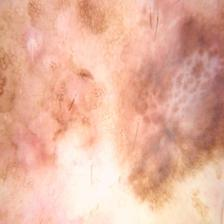
#> input picture data/raw/test/malignant/4.jpg, 224 x 224 px, found by its file name
$ jupyter execute --allow-errors project_resume.ipynb   (shell and % lines are left out)
#> lines starting #> are read from the running program, lines starting #| are printed output that depends on the picture; after the words box and inside, x2 and y2 are one past the last pixel; in counts of white or black regions, pixels touching at a corner belong together
### utils/functions.py
import cv2

def bgr2rgb(img_BGR):
    '''
    Transforma la imagen bgr a rgb.

    Parameters
    ----------
    img_BGR : img

    Return
    ------
    img_RGB : img
    '''
    b,g,r = cv2.split(img_BGR)
    img_RGB = cv2.merge((r,g,b))
    return img_RGB

def eliminar_vello(imagen):
    '''
    Se aplica una máscara para eliminar el vello en la imagen. La función devuelve una `imagen` con las
    mismas dimensiones que la original.

    Parameters
    ----------
    imagen : img

    Output
    ------
    new_img : img

    '''
    #1. Convertir a escala de grises
    img_grayScale = cv2.cvtColor(imagen, cv2.COLOR_BGR2GRAY)
    # Kernel para el filtrado morfológico
    kernel = cv2.getStructuringElement(1,(17,17))
    # Filtrado BlackHat para encontrar los contornos del cabello
    blackhat = cv2.morphologyEx(img_grayScale, cv2.MORPH_BLACKHAT, kernel)
    # Intensificar los contornos del cabello en preparación para el algoritmo de pintura
    ret,thresh2 = cv2.threshold(blackhat,12,255,cv2.THRESH_BINARY)
    # Pintar la imagen original dependiendo de la máscara
    new_img = cv2.inpaint(imagen,thresh2,1,cv2.INPAINT_TELEA)
    return new_img

def mask_fondo(imagen):
    '''
    Función para eliminar el fondo de la imagen.

    Parameters
    ----------
    imagen : img

    Output
    ------
    res : img
    '''
    gray_example = cv2.cvtColor(eliminar_vello(imagen), cv2.COLOR_BGR2GRAY)
    thresh, im_bw = cv2.threshold(gray_example, 120, 255, cv2.THRESH_BINARY | cv2.THRESH_OTSU)
    mask_inv = cv2.bitwise_not(im_bw)
    res = cv2.bitwise_and(imagen,imagen,mask = mask_inv)
    return res

### notebooks/project_resume.ipynb
# Clasificación de lunares cutáneos en imágenes

<a id="init"></a>
<dl>
  <dt><a href="#Intro">1. Introducción</a></dt>
      <dd>Descripción del proyecto</dd>
  <dt><a href="#EDA">2. EDA</a></dt>
      <dd>Análisis de los datos y procesamiento de imágenes</dd>
  <dt><a href="#Modelo">3. Etrenamiento del modelo</a></dt>
      <dd>Entrenamiento del modelo definitivo</dd>
  <dt><a href="#Resultados">4. Resultados</a></dt>
      <dd>Análisis de los resultados obtenidos</dd>
</dl>

<a id="Intro"></a>
<a href="#init"><p style="text-align:right;" href="#init">Volver al índice</p></a>

### 1. Introducción

Este proyecto dará respuesta a un problema de clasificación basado en el aprendizaje supervisado. Las imágenes contienen una etiqueta que indica su malignidad, si la imagen contiene un lunar benigno se le asigna el 0 y si, por el contrario, el lunar es maligno, se le asigna el 1.

Para este proyecto se utilizará un Dataset obtenido de Kaggle: [Skin cancer Malignant vs. Benign](https://www.kaggle.com/datasets/fanconic/skin-cancer-malignant-vs-benign?resource=download). El Dataset contiene un conjunto de datos equilibrados con imágenes de lunares cutáneos benignos y malignos. Todas las imágenes tienen las mismas dimensiones (224 x 224).

Contenido:
- ***Train***: Benignos (1440 registros) y Malignos (1197 registros).
- ***Test***: Benignos (360 registros) y Malignos (300 registros).

*El objetivo es entrenar un modelo de clasificación que permita identificar si los lunares cutáneos de las fotografías son malignos.*

<a id="EDA"></a>
<a href="#init"><p style="text-align:right;" href="#init">Volver al índice</p></a>

### 2. EDA

Librerias

[cell 1]
import os
import cv2
import pandas as pd
import matplotlib.pyplot as plt
import sys

# Importamos todas las librerias de utils
sys.path.append(os.path.realpath('../utils'))
from functions import *

plt.style.use('default')

Muestra del conjunto de imágenes:

[cell 2]
image1 = cv2.imread('../data/raw/train/benign/4.jpg')
#> image1 is the input picture: shape (224, 224, 3); mean B, G, R 159, 180.1, 231.2
image2 = cv2.imread('../data/raw/train/malignant/29.jpg')
image3 = cv2.imread('../data/raw/test/benign/18.jpg')
image4 = cv2.imread('../data/raw/test/malignant/24.jpg')
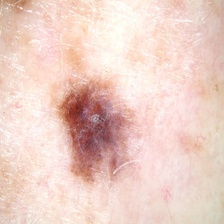
#> input picture data/raw/test/malignant/24.jpg, 224 x 224 px
#> image4 is the input picture: shape (224, 224, 3); mean B, G, R 197.3, 207.4, 236.7

images = [image1,image2,image3,image4]

[cell 3]
rows=2
cols=2
fig=plt.figure()
axes=[]

#> (the rest of this cell did not finish here and is left out)

**Procesamiento de imágenes**

Uno de los problemas que se puede observar a primera vista es la presencia de vellos en algunas imágenes. Esto puede empeorar la clasificación ya que pueden aparecer patrones que no se corresponderían con malignidad.

Por lo tanto, se deberán procesar las imágenes para eliminar la presencia de vellos.

Pasos para eliminar el vello en las imágenes:
1. Transformar la imagen a escala de grises
2. Aplicar la tranformación morfológica Black Hat en escala de grises
3. Crear una máscara para la tarea de decoloración
4. Aplicar el algoritmo de decoloración en la imagen original usando la máscara.

#> (a cell that did not finish here is left out)

[cell 5]
rows = 1
columns = 4
fig = plt.figure()

fig.add_subplot(rows, columns, 1)
#> (the rest of this cell did not finish here and is left out)

Comparación entre la imagen original y la imagen filtrada:

[cell 6]
rows = 1
columns = 2
fig = plt.figure()

fig.add_subplot(rows, columns, 1)
#> (the rest of this cell did not finish here and is left out)

Aplicamos el procesamiento a imágenes con y sin vellos para evaluar su funcionamiento:

[cell 7]
imageA = cv2.imread('../data/raw/train/benign/3.jpg')
imageB = cv2.imread('../data/raw/train/benign/162.jpg')
imageC = cv2.imread('../data/raw/train/benign/201.jpg')
imageD = cv2.imread('../data/raw/train/benign/229.jpg')

[cell 8]
rows = 4
columns = 2
fig = plt.figure()

fig.add_subplot(rows, columns, 1)
#> (the rest of this cell did not finish here and is left out)

Aplicando la función a diferentes imágenes, se puede observar que el vello se remueve de aquellas imágenes que lo necesitan. Dado que la información de las imágenes sin vello se conserva practicamente en su totalidad, se realizará un procesamiento de todas las imágenes aplicando esta función.

Otra de las transformaciones que se aplicará a las imagenes es la segmentación del lunar, para ello se creará una máscara binaria que elimanrá el fondo de la imagen. Esta función se aplicará después de la eliminación del vello.

[cell 9]
gray_example = cv2.cvtColor(eliminar_vello(image1), cv2.COLOR_BGR2GRAY)
#> in eliminar_vello, `ret,thresh2 = cv2.threshold(blackhat,12,255,cv2.THRESH_BINARY)`:
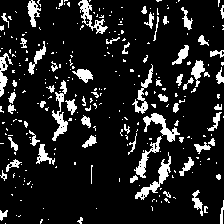
#> thresh2: shape (224, 224); 13% white; 283 white regions (219 under 20 px), largest, box (x1, y1, x2, y2) and area: (135, 152, 171, 200) 379, (52, 80, 68, 141) 357, (143, 113, 180, 142) 347
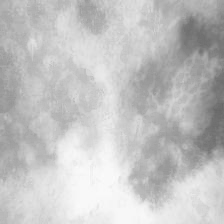
#> gray_example: shape (224, 224); min 103, max 251, mean 194.5
thresh, im_bw = cv2.threshold(gray_example, 120, 255, cv2.THRESH_BINARY | cv2.THRESH_OTSU)
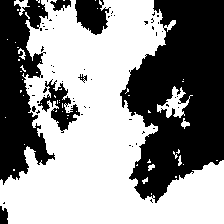
#> im_bw: shape (224, 224); 56.3% white; 62 black regions (55 under 20 px), largest, box (x1, y1, x2, y2) and area: (120, 0, 224, 203) 13771, (0, 0, 55, 185) 5970, (75, 0, 111, 35) 850
#> thresh = 191
mask_inv = cv2.bitwise_not(im_bw)
res = cv2.bitwise_and(image1,image1,mask = mask_inv)

[cell 10]
rows = 1
columns = 3
fig = plt.figure()

fig.add_subplot(rows, columns, 1)
plt.imshow(bgr2rgb(eliminar_vello(image1)))
plt.axis('off')
plt.title('Imagen sin vello')

fig.add_subplot(rows, columns, 2)
plt.imshow(mask_inv,cmap='gray')
plt.axis('off')
plt.title('Máscara')

fig.add_subplot(rows, columns, 3)
plt.imshow(bgr2rgb(res))
#> in bgr2rgb (call 6), `b,g,r = cv2.split(img_BGR)`:
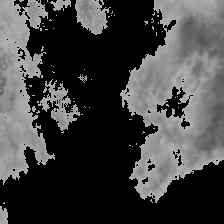
#> g: shape (224, 224); min 0, max 184, mean 64.7
#> in bgr2rgb (call 6), `b,g,r = cv2.split(img_BGR)`:
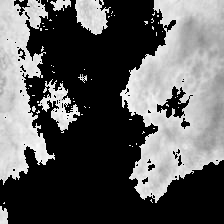
#> r: shape (224, 224); min 0, max 254, mean 91.5
plt.axis('off')
plt.title('Imagen segmentada');

**Datos procesados**

Se crearán 2 dataframes, uno para las imágenes de test y otro para las imágenes de train. También se creará una lista con los valores del target (0 o 1) que se añadirá posteriormente como una columna a cada uno de los dataframes.

Pasos:
* Se leerán las imágenes de cada carpeta y se les aplicará el filtro para eliminar los vellos.
* Se pasarán las imágenes a escala de grises y se redimensionarán. Al ser imágenes de 224 x 224, el resultado final serán 50176 filas para cada imagen.
* Cada imagen se almacenará como una nueva columna. Posteriormente se realizará la matriz transpuesta para convertir las columnas en filas y tener los datos de la imagen en las columnas.

Dimensión final de los dataframes:
* df_train: 2637 x 50176
* df_test: 660 x 50176

[cell 11]
malign_data = '../data/raw/train/malignant'
malign_data2 = '../data/raw/test/malignant'
benign_data = '../data/raw/train/benign'
benign_data2 = '../data/raw/test/benign'

df_test = pd.DataFrame() #Matriz de imágenes
df_train = pd.DataFrame()
y_train_values = []  #Lista con los valores de target
y_test_values = []

count = 0

for img_name in os.listdir(malign_data):
    image = cv2.imread(malign_data+"/"+img_name)
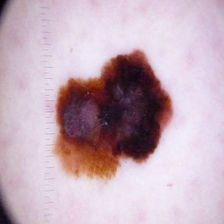
#> input picture data/raw/train/malignant/1018.jpg, 224 x 224 px
#> image is the input picture: shape (224, 224, 3); mean B, G, R 184.5, 172.6, 195.6
    img_gray = cv2.cvtColor(mask_fondo(image), cv2.COLOR_BGR2GRAY)
#> in eliminar_vello (call 3), `ret,thresh2 = cv2.threshold(blackhat,12,255,cv2.THRESH_BINARY)`: thresh2: shape (224, 224); 5.1% white; 210 white regions (191 under 20 px), largest, box (x1, y1, x2, y2) and area: (59, 98, 101, 152) 406, (0, 173, 8, 220) 251, (0, 0, 8, 36) 202
#> in mask_fondo, `thresh, im_bw = cv2.threshold(gray_example, 120, 255, cv2.THRESH_BINAR..`:
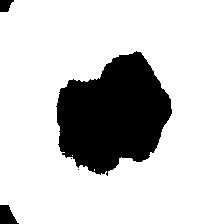
#> im_bw: shape (224, 224); 79.8% white; 5 black regions (2 under 20 px), largest, box (x1, y1, x2, y2) and area: (56, 51, 172, 176) 9758, (0, 205, 19, 224) 249, (0, 0, 14, 12) 127
#> in mask_fondo, `thresh, im_bw = cv2.threshold(gray_example, 120, 255, cv2.THRESH_BINAR..`: thresh = 135
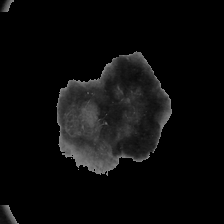
#> img_gray: shape (224, 224); min 0, max 165, mean 11.2
    img_one_column_arr = img_gray.reshape((image.shape[0]*image.shape[1]),1)  # (224*224, 1) = (50176, 1)
    df_train[str(count)] = img_one_column_arr[:,0]
    y_train_values.append(1) # 1 = Maligno
    count += 1
#> pass 2 of the loop `for img_name in os.listdir(malign_data):`:
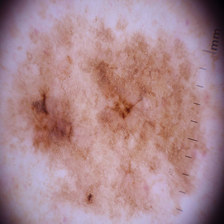
#> input picture data/raw/train/malignant/1021.jpg, 224 x 224 px
#> image is the input picture: shape (224, 224, 3); mean B, G, R 142.3, 135.9, 170.8
#> thresh2: shape (224, 224); 17.1% white; 438 white regions (373 under 20 px), largest, box (x1, y1, x2, y2) and area: (217, 57, 224, 209) 850, (88, 58, 135, 121) 634, (43, 121, 91, 160) 352
#> in mask_fondo (call 2), `thresh, im_bw = cv2.threshold(gray_example, 120, 255, cv2.THRESH_BINAR..`:
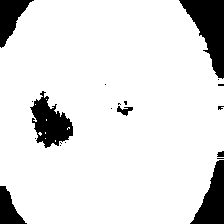
#> im_bw: shape (224, 224); 88.4% white; 20 black regions (13 under 20 px), largest, box (x1, y1, x2, y2) and area: (179, 0, 224, 79) 1784, (30, 91, 73, 148) 1310, (190, 160, 224, 224) 1162
#> in mask_fondo (call 2), `thresh, im_bw = cv2.threshold(gray_example, 120, 255, cv2.THRESH_BINAR..`: thresh = 119
#> `img_gray = cv2.cvtColor(mask_fondo(image), cv2.COLOR_BGR2GRAY)`:
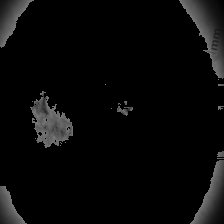
#> img_gray: shape (224, 224); min 0, max 119, mean 8.8
#> pass 3 of the loop `for img_name in os.listdir(malign_data):`:
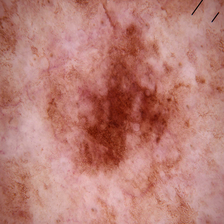
#> input picture data/raw/train/malignant/1040.jpg, 224 x 224 px
#> image is the input picture: shape (224, 224, 3); mean B, G, R 117.2, 126.1, 186.2
#> thresh2: shape (224, 224); 23.5% white; 755 white regions (665 under 20 px), largest, box (x1, y1, x2, y2) and area: (107, 56, 167, 146) 1175, (77, 99, 125, 172) 803, (130, 140, 186, 207) 777
#> in eliminar_vello (call 5), `new_img = cv2.inpaint(imagen,thresh2,1,cv2.INPAINT_TELEA)`:
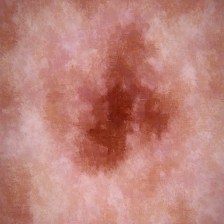
#> new_img: shape (224, 224, 3); mean B, G, R 121.3, 130.1, 189.1

for img_name in os.listdir(malign_data2):
    image = cv2.imread(malign_data2+"/"+img_name)
    img_gray = cv2.cvtColor(mask_fondo(image), cv2.COLOR_BGR2GRAY)
    img_one_column_arr = img_gray.reshape((image.shape[0]*image.shape[1]),1)
    df_test[str(count)] = img_one_column_arr[:,0]
    y_test_values.append(1) # 1 = Malign0
    count += 1
#> pass 2 of the loop `for img_name in os.listdir(malign_data2):`:

#> (the rest of this cell did not finish here and is left out)
